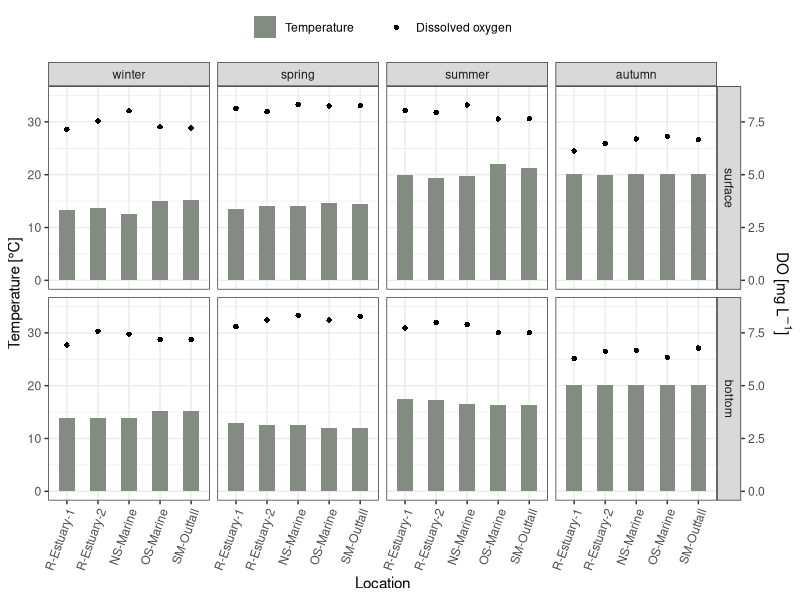
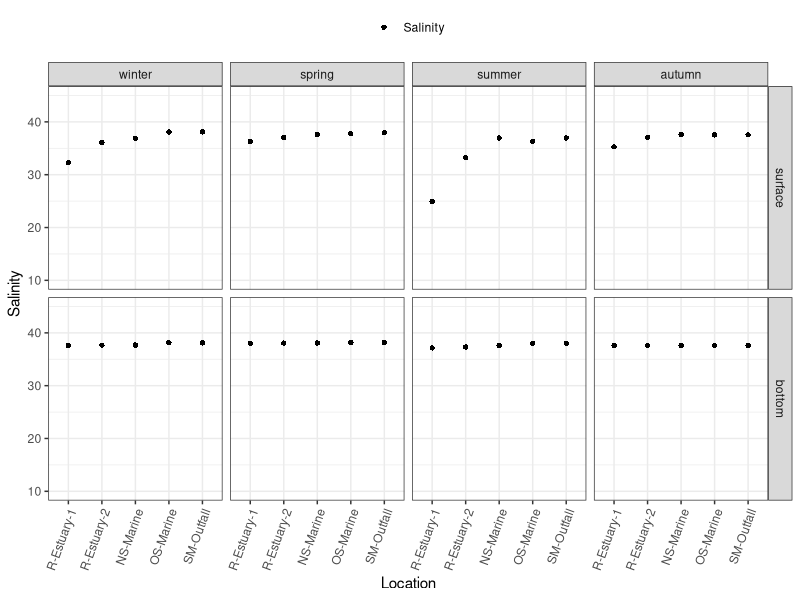
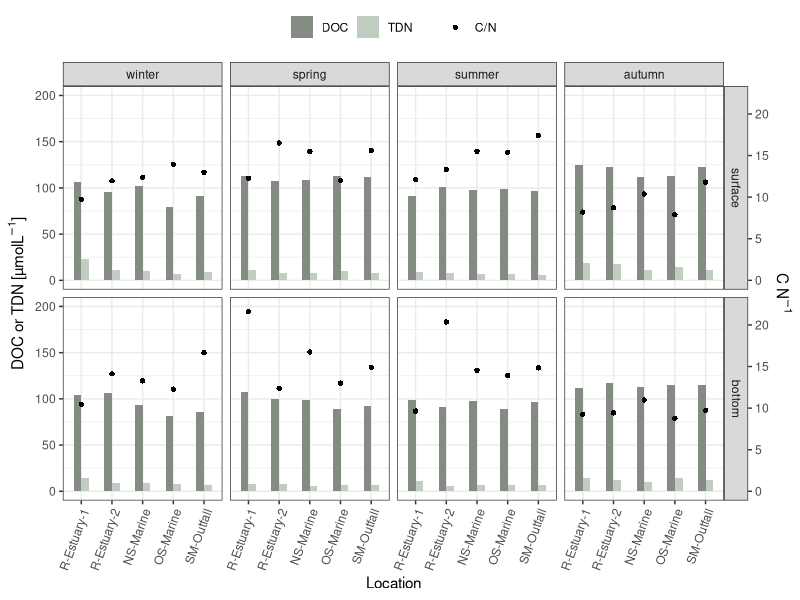
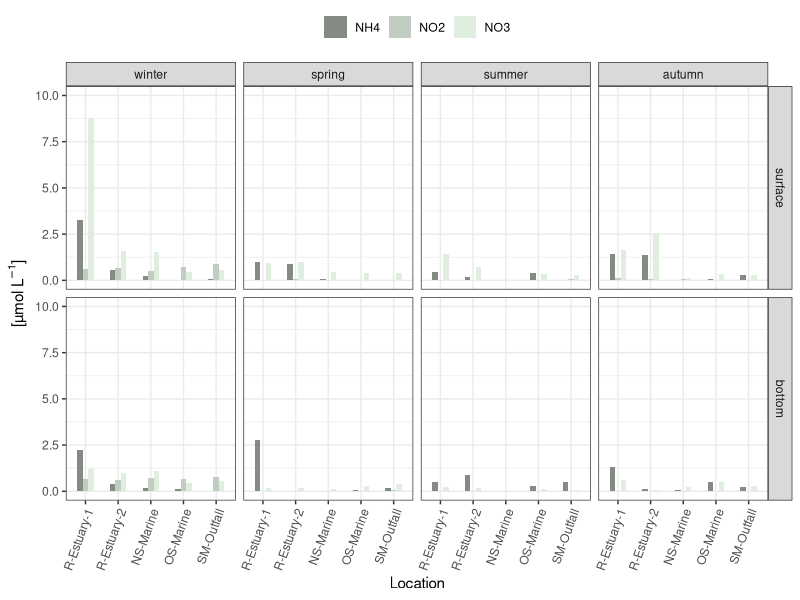
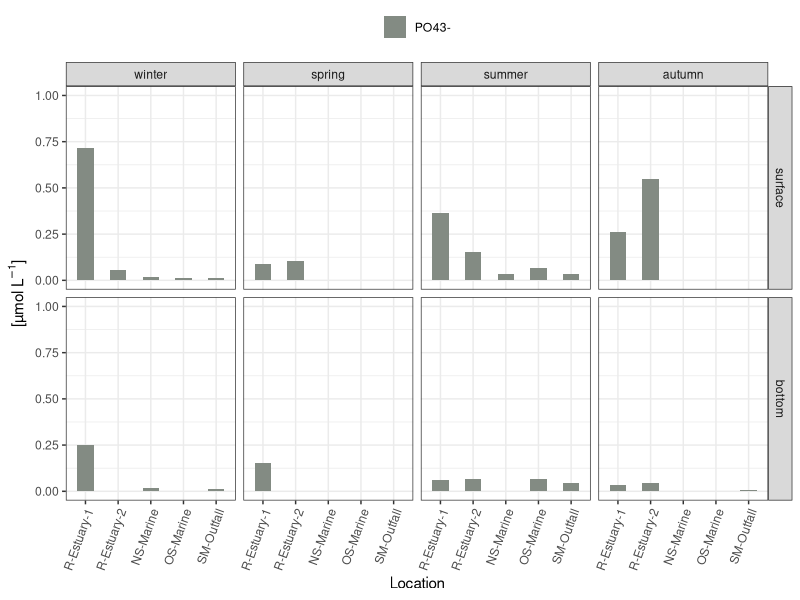
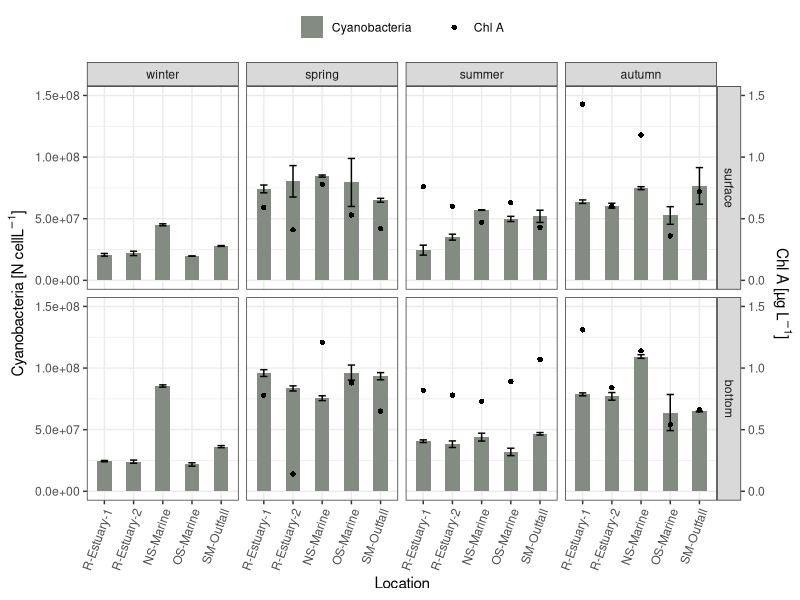
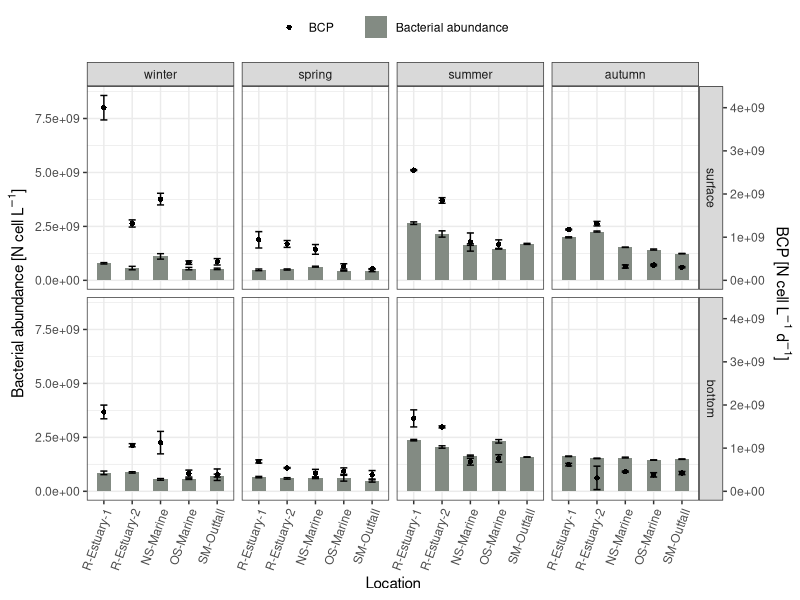
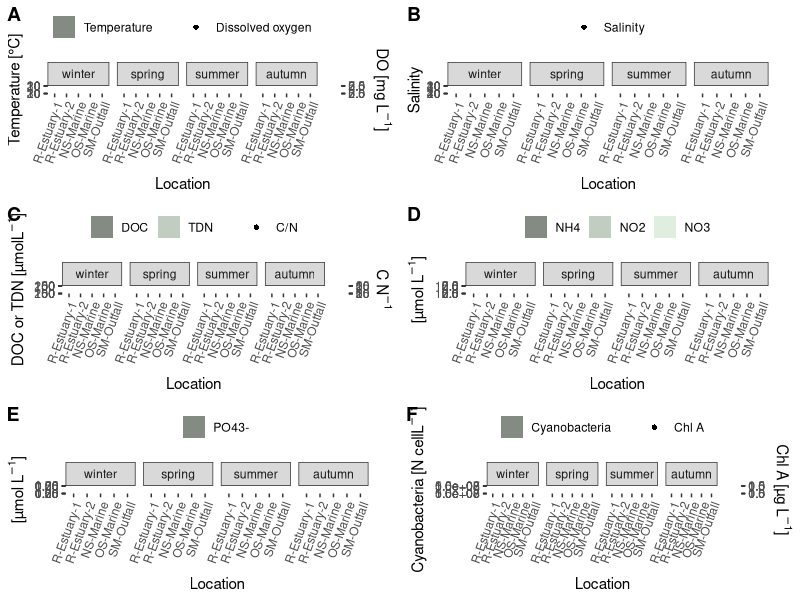

Generate these figures, in order, with R:
#MICROBIOME - Dynamics of water biotic and abiotic paremeters
#Neža Orel, neza.orel@nib.si
#Script for graphs of accompining physical, chemical and biological properties.
#Data was collected during in situ survey 2020, project MIKROBIOM

############################################################################

#Set working directory
setwd("C:/Users/nezao/Documents/5-R/Microbiome2015_2020")

#Load packages
library(readxl)
library(ggplot2)
library(dplyr)
library(ggpubr)

#Import data
all.data <- read_excel("data/EnvPar_2020.xlsx")
View(all.data)

# Checking data structure
summary(all.data)
str(all.data)

#Edit order
all.data$Season <- factor(all.data$Season, levels = c("winter", "spring", "summer", "autumn"))
all.data$Location <- factor(all.data$Location, levels = c("R-Estuary-1", "R-Estuary-2", "NS-Marine","OS-Marine", "SM-Outfall"))
all.data$Depth <- factor(all.data$Depth, levels = c("surface", "bottom"))

all.data.a <- ggplot(data = all.data) +
  geom_bar(mapping = aes(x = Location, y = Temperature_sea, fill = "Temperature"), stat = 'identity', width = .5) +
  geom_point(mapping = aes(x = Location, y = Dissolved_Oxygen*4, shape = "Dissolved oxygen"), stat = 'identity') +
  scale_y_continuous(name = "Temperature [°C]", limits = c(0,35), 
                     sec.axis = sec_axis(~./4, name = expression (paste("DO [mg ", L^-1, "]")))) +
  scale_fill_manual(values = c("honeydew4")) +
  theme_bw() +
  facet_grid(Depth~Season, scales = "free") +
  theme(legend.position = "top", axis.text.x = element_text(angle = 70, hjust = 1)) +
  labs(shape = NULL, fill = NULL)
all.data.a 

ggsave("./output_graphs/a.pdf")

#Graph B: Salinity
all.data.b <- ggplot(data = all.data) +
  geom_point(mapping = aes(x = Location, y = Salinity, shape = "Salinity"), stat = 'identity') +
  scale_y_continuous(name = "Salinity", limits = c(10,45)) +
  scale_fill_manual(values = c("honeydew4")) +
  theme_bw() +
  facet_grid(Depth~Season, scales = "free") +
  theme(legend.position = "top", axis.text.x = element_text(angle = 70, hjust = 1)) +
  labs(shape = NULL)
all.data.b 
ggsave("./output_graphs/b.pdf")

#Graph C: DOC/TDN (y1) C/N (y2)

#In order to bar plot side by side two variables (DOC,TDN), we have to do folowing data manipulation:
df <- all.data
c.df2 <- tidyr::pivot_longer(df, cols = c('DOC', 'TDN'), names_to = 'variable', 
                             values_to = "value")


all.data.c <- ggplot(data = c.df2) +
  geom_bar(mapping = aes(x = Location, y = value, fill = variable), stat = 'identity', width = .5, position = 'dodge') +
  geom_point(mapping = aes(x = Location, y = C_N*9, shape = "C/N"), stat = 'identity') +
  scale_y_continuous(name = expression (paste("DOC or TDN [µmol", L^-1, "]")), limits = c(0,200),
                     sec.axis = sec_axis(~./9, name = expression (paste("C ", N^-1)))) +
  scale_fill_manual(values = c("honeydew4", "honeydew3")) +
  theme_bw() +
  facet_grid(Depth~Season, scales = "free") +
  theme(legend.position = "top", axis.text.x = element_text(angle = 70, hjust = 1)) +
  labs(shape = NULL, fill = NULL)
all.data.c 
ggsave("./output_graphs/c.pdf")

#Graph D: DIN
d.df2 <- tidyr::pivot_longer(df, cols = c('NO2', 'NO3', 'NH4'), names_to = 'variable', 
                             values_to = "value")


all.data.d <- ggplot(data = d.df2) +
  geom_bar(mapping = aes(x = Location, y = value, fill = variable), stat = 'identity', width = .5, position = 'dodge') +
  scale_y_continuous(name = expression (paste("[µmol ", L^-1, "]")), limits = c(0,10)) +
  scale_fill_manual(values = c("honeydew4", "honeydew3", "honeydew2")) +
  theme_bw() +
  facet_grid(Depth~Season, scales = "free") +
  theme(legend.position = "top", axis.text.x = element_text(angle = 70, hjust = 1)) +
  labs(shape = NULL, fill = NULL)
all.data.d
ggsave("./output_graphs/d.pdf")

#Graph E: PO4
all.data.e <- ggplot(data = all.data) +
  geom_bar(mapping = aes(x = Location, y = PO43, fill = "PO43-"), stat = 'identity', width = .5, position = 'dodge') +
  scale_y_continuous(name = expression (paste("[µmol ", L^-1, "]")), limits = c(0,1)) +
  scale_fill_manual(values = c("honeydew4")) +
  theme_bw() +
  facet_grid(Depth~Season, scales = "free") +
  theme(legend.position = "top", axis.text.x = element_text(angle = 70, hjust = 1)) +
  labs(shape = NULL, fill = NULL)
all.data.e
ggsave("./output_graphs/e.pdf")

#Graph F: Chl_A, Cyanobacteria
all.data.f <- ggplot(data = all.data) +
  geom_bar(mapping = aes(x = Location, y = Cyanobacteria, fill = "Cyanobacteria"), stat = 'identity', width = .5, position = 'dodge') +
  geom_errorbar(aes(x = Location, ymin = Cyanobacteria - Cyanobacteria_STDEV, ymax = Cyanobacteria + Cyanobacteria_STDEV), position = 'dodge', width = 0.25) +
  geom_point(mapping = aes(x = Location, y = Chl_A*100000000, shape = "Chl A"), stat = 'identity') +
  scale_y_continuous(name = expression (paste("Cyanobacteria [N cell", L^-1, "]")), limits = c(0,150000000),
                     sec.axis = sec_axis(~./100000000, name = expression (paste("Chl A [µg ", L^-1, "]")))) +
  scale_fill_manual(values = c("honeydew4")) +
  theme_bw() +
  facet_grid(Depth~Season, scales = "free") +
  theme(legend.position = "top", axis.text.x = element_text(angle = 70, hjust = 1)) +
  labs(shape = NULL, fill = NULL)
all.data.f
ggsave("./output_graphs/f.pdf")

#Graph G: Bacterial carbon production / bacterial abundance
all.data.g <- ggplot(data = all.data) +
  geom_bar(mapping = aes(x = Location, y = BA_FC, fill = "Bacterial abundance"), stat = 'identity', width = .5, position = 'dodge') +
  geom_errorbar(aes(x = Location, ymin = BA_FC - BA_FC_STDEV, ymax = BA_FC + BA_FC_STDEV), position = 'dodge', width = 0.25) +
  geom_point(mapping = aes(x = Location, y = BCP*2, shape = "BCP"), stat = 'identity') +
  geom_errorbar(aes(x = Location, y = BCP*2, ymin = (BCP - BCP_STDEV)*2, ymax = (BCP + BCP_STDEV)*2), width = 0.25) +
  scale_y_continuous(name = expression(paste("Bacterial abundance [N cell ", L^-1, "]")),
                     sec.axis = sec_axis(~./2, name = expression (paste("BCP [N cell ", L^-1, " ", d^-1, "]")))) +
  scale_fill_manual(values = c("honeydew4")) +
  theme_bw() +
  facet_grid(Depth~Season) +
  theme(legend.position = "top", axis.text.x = element_text(angle = 70, hjust = 1)) +
  labs(shape = NULL, fill = NULL)
all.data.g
ggsave("./output_graphs/g.pdf")

ggarrange(all.data.a, all.data.b, all.data.c, all.data.d, all.data.e, all.data.f,
          labels = c("A", "B", "C", "D", "E", "F"), nrow = 3, ncol = 2)

ggsave("./output_graphs/all.pdf")

# CLEAN UP #################################################

# Clear packages
detach("package:datasets", unload = TRUE)

# Clear plots
dev.off()  # But only if there IS a plot

# Clear environment
rm(list = ls()) 

# Clear console
cat("\014")  # ctrl+L

